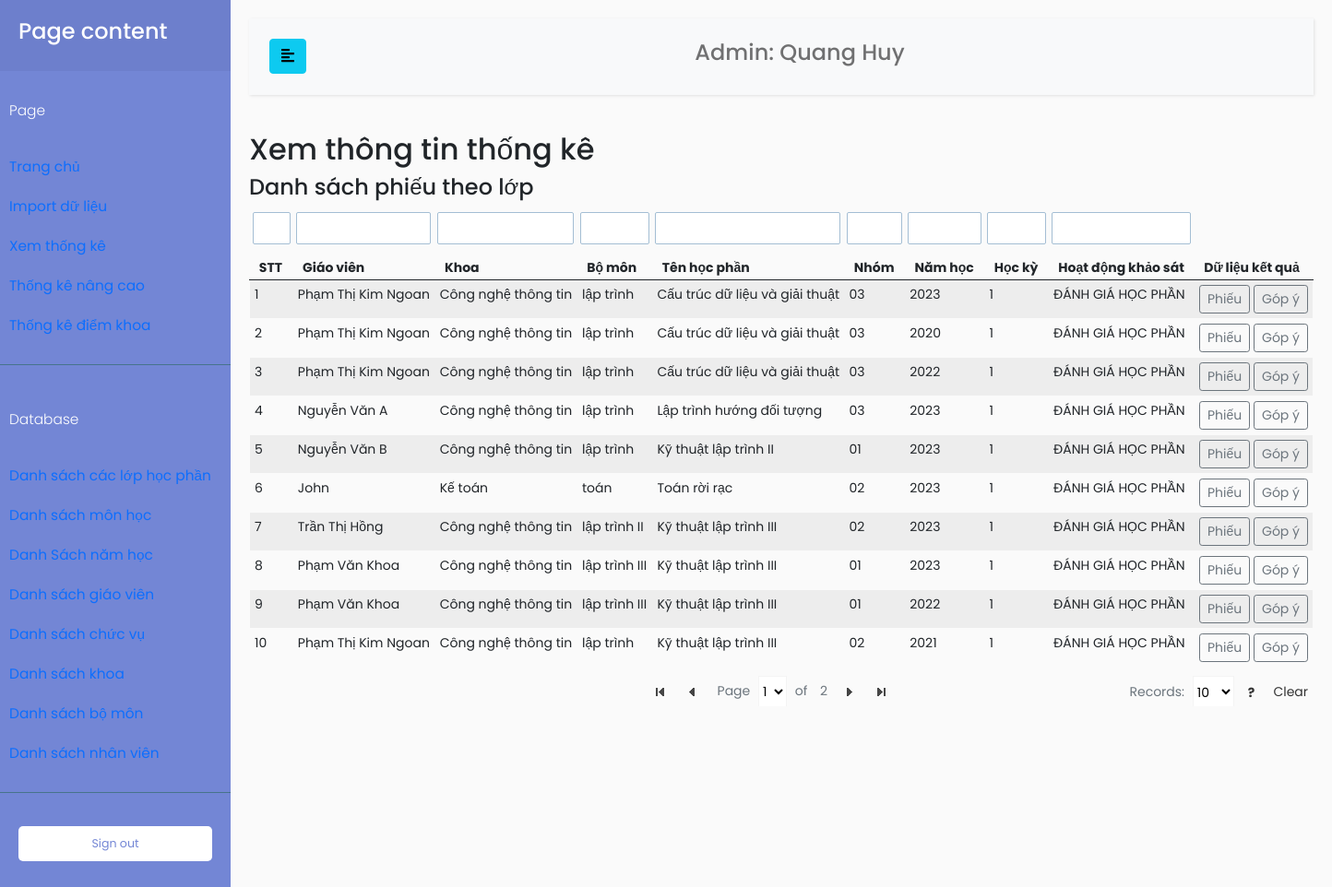
Screenshot of /index.php?TenChucVu=admin&page=calculate (signed in) with the database file from the repository.
### tables this page shows
CREATE TABLE `nhanvien` (
  `MaNhanVien` varchar(100) NOT NULL,
  `TenNhanVien` varchar(100) NOT NULL,
  `MatKhau` varchar(100) NOT NULL,
  `MaChucVu` int(11) NOT NULL
);

CREATE TABLE `lophocphan` (
  `MaLopHocPhan` int(11) NOT NULL,
  `MaHocPhan` int(11) NOT NULL,
  `MaNamHoc` int(11) NOT NULL,
  `MaHocKy` int(11) NOT NULL,
  `MaGiaoVien` int(11) NOT NULL,
  `MaNhomHocPhan` int(11) NOT NULL,
  `MaHoatDongKhaoSat` int(11) NOT NULL
);

CREATE TABLE `giaovien` (
  `MaGiaoVien` int(11) NOT NULL,
  `TenGiaoVien` varchar(100) NOT NULL,
  `MatKhau` varchar(100) NOT NULL,
  `MaChucVu` int(11) NOT NULL,
  `MaBoMon` int(11) NOT NULL
);

CREATE TABLE `bomon` (
  `MaBoMon` int(11) NOT NULL,
  `MaKhoa` int(11) NOT NULL,
  `TenBoMon` varchar(100) NOT NULL
);

CREATE TABLE `khoa` (
  `MaKhoa` int(11) NOT NULL,
  `TenKhoa` varchar(100) NOT NULL
);

CREATE TABLE `hocphan` (
  `MaHocPhan` int(11) NOT NULL,
  `MaBoMon` int(11) NOT NULL,
  `MaKhoa` int(11) NOT NULL,
  `TenHocPhan` varchar(100) NOT NULL,
  `MaDuLieuHocPhan` varchar(100) NOT NULL
);

CREATE TABLE `nhomhocphan` (
  `MaNhomHocPhan` int(11) NOT NULL,
  `TenNhomHocPhan` varchar(100) NOT NULL
);

CREATE TABLE `namhoc` (
  `MaNamHoc` int(11) NOT NULL,
  `ThoiGian` varchar(100) NOT NULL
);

CREATE TABLE `hoatdongkhaosat` (
  `MaHoatDong` int(11) NOT NULL,
  `TenHoatDong` varchar(100) NOT NULL,
  `NoiDungRutGon` varchar(100) NOT NULL
);

### database/DBController.php (called while the page is built, shortened)
<?php
class DBController
{
    protected $host = 'localhost';
    protected $user = 'root';
    protected $password = '';
    protected $database = 'quanlydanhgia';
    public function __construct()
    {
        $this->con = mysqli_connect($this->host, $this->user, $this->password, $this->database);
    }
}

### function.php (called while the page is built, shortened)
<?php
require('database/DBController.php');
require('database/Account.php');
require('database/LopHocPhan.php');
require('database/InfoSmallTable.php');
$db = new DBController();
$account = new Account($db);
$lopHocPhan = new LopHocPhan($db);
$infoSmallTable = new InfoSmallTable($db);

### database/Account.php (called while the page is built, shortened)
<?php
class Account
{
    public $db = null;
    public function __construct(DBController $db)
    {
        $this->db = $db;
    }
    public function getTenNhanVien($userID, $table = 'giaovien', $key = 'MaGiaoVien')
    {
        $result = $this->db->con->query("SELECT TenNhanVien FROM $table as tb JOIN chucvu on tb.MaChucVu = chucvu.MaChucVu WHERE $key = '{$userID}'");
        $resultArray = array();
        if ($result->num_rows > 0) {
            while ($row = $result->fetch_assoc()) {
                $resultArray[] = $row;
            }
        }
        return $resultArray[0]['TenNhanVien'];
    }
}

### database/LopHocPhan.php (called while the page is built, shortened)
<?php
class LopHocPhan
{
    public $db = null;
    public function __construct(DBController $db)
    {
        $this->db = $db;
    }
    public function getLopHocPhan()
    {
        $result = $this->db->con->query("SELECT * FROM LopHocPhan");
        $resultArr = array();
        while ($row = mysqli_fetch_array($result, MYSQLI_ASSOC)) {
            $resultArr[] = $row;
        }
        return $resultArr;
    }
}

### database/InfoSmallTable.php (called while the page is built, shortened)
<?php
class InfoSmallTable
{
    public $db = null;
    public function __construct(DBController $db)
    {
        $this->db = $db;
    }
    public function getThongTinGiaoVien($maGiaoVien, $thongTin = 'TenGiaoVien')
    {
        $result = $this->db->con->query("SELECT * FROM GiaoVien WHERE MaGiaoVien = '{$maGiaoVien}'");
        $resultArr = array();
        while ($row = mysqli_fetch_array($result, MYSQLI_ASSOC)) {
            $resultArr[] = $row;
        }
        return $resultArr[0][$thongTin];
    }
    public function getThongTinNam($maNamHoc)
    {
        $result = $this->db->con->query("SELECT ThoiGian FROM NamHoc WHERE MaNamHoc = '{$maNamHoc}'");
        $resultArr = array();
        while ($row = mysqli_fetch_array($result, MYSQLI_ASSOC)) {
            $resultArr[] = $row;
        }
        return $resultArr[0]['ThoiGian'];
    }
    public function getThongTinHocKy($maHocKy)
    {
        $result = $this->db->con->query("SELECT TenHocKy FROM HocKy WHERE MaHocKy = '{$maHocKy}'");
        $resultArr = array();
        while ($row = mysqli_fetch_array($result, MYSQLI_ASSOC)) {
            $resultArr[] = $row;
        }
        return $resultArr[0]['TenHocKy'];
    }
    public function getThongTinNhom($maNhomHocPhan)
    {
        $result = $this->db->con->query("SELECT TenNhomHocPhan FROM NhomHocPhan WHERE MaNhomHocPhan = '{$maNhomHocPhan}'");
        $resultArr = array();
        while ($row = mysqli_fetch_array($result, MYSQLI_ASSOC)) {
            $resultArr[] = $row;
        }
        if (count($resultArr) > 0) {
            return $resultArr[0]['TenNhomHocPhan'];
        }
        return NULL;
    }
    public function getThongTinHocPhan($maHocPhan, $noiDung = 'TenHocPhan')
    {
        $result = $this->db->con->query("SELECT $noiDung FROM HocPhan WHERE MaHocPhan = '{$maHocPhan}'");
        $resultArr = array();
        while ($row = mysqli_fetch_array($result, MYSQLI_ASSOC)) {
            $resultArr[] = $row;
        }
        return $resultArr[0][$noiDung];
    }
    public function getThongTinHoatDongKhaoSat($maHoatDong)
    {
        $result = $this->db->con->query("SELECT TenHoatDong FROM HoatDongKhaoSat WHERE MaHoatDong = '{$maHoatDong}'");
        $resultArr = array();
        while ($row = mysqli_fetch_array($result, MYSQLI_ASSOC)) {
            $resultArr[] = $row;
        }
        return $resultArr[0]['TenHoatDong'];
    }
    public function getThongTinBoMon($maBoMon, $thongTin = 'TenBoMon')
    {
        $result = $this->db->con->query("SELECT * FROM BoMon WHERE MaBoMon = '{$maBoMon}'");
        $resultArr = array();
        while ($row = mysqli_fetch_array($result, MYSQLI_ASSOC)) {
            $resultArr[] = $row;
        }
        return $resultArr[0][$thongTin];
    }
    public function getTenKhoa($maKhoa)
    {
        $result = $this->db->con->query("SELECT TenKhoa FROM Khoa WHERE MaKhoa = '{$maKhoa}'");
        $resultArr = array();
        while ($row = mysqli_fetch_array($result, MYSQLI_ASSOC)) {
            $resultArr[] = $row;
        }
        return $resultArr[0]['TenKhoa'];
    }
}

### page/admin/calculate/calculate.php (the view, shortened to what this page needs)
<h2>Xem thông tin thống kê</h2>
<?php
if (isset($_GET["TenChucVu"])) {
    $tenChucVu = $_GET["TenChucVu"];
    if ($tenChucVu === 'admin') {
        $thongTinLop = $lopHocPhan->getLopHocPhan();
    } elseif ($tenChucVu === 'giaovien') {
        $thongTinLop = $lopHocPhan->getLopHocPhanGiaoVien($_SESSION['MaDangNhap']);
    } elseif ($tenChucVu === 'truongbomon') {
        $maBoMon = $infoSmallTable->getThongTinGiaoVien($_SESSION['MaDangNhap'], 'MaBoMon');
        $thongTinLop = $lopHocPhan->getLopHocTrongBoMon($maBoMon);
    } elseif ($tenChucVu === 'truongkhoa') {
        $maKhoaGiaoVien = $infoSmallTable->getMaKhoaGiaoVien($_SESSION['MaDangNhap']);
        $thongTinLop = $infoSmallTable->getMonHocTrongKhoa($maKhoaGiaoVien);
    }
}
?>
<div>
    <div class="top">
        <h4>Danh sách phiếu theo lớp</h4>
    </div>
    <table class="tfilter table table-striped">
        <thead>
            <tr>
                <th>STT</th>
                <th>Giáo viên</th>
                <th>Khoa</th>
                <th>Bộ môn</th>
                <th>Tên học phần</th>
                <th>Nhóm</th>
                <th>Năm học</th>
                <th>Học kỳ</th>
                <th>Hoạt động khảo sát</th>
                <th colspan="2">Dữ liệu kết quả</th>
            </tr>
        </thead>
        <tbody>
            <?php
            $count = 1;
            foreach ($thongTinLop as $item) :
            ?>
                <tr>
                    <td>
                        <?php
                        echo $count;
                        $count++;
                        ?>
                    </td>
                    <td>
                        <?php
                        $tenGiaoVien = $infoSmallTable->getThongTinGiaoVien($item['MaGiaoVien'], 'TenGiaoVien');
                        echo $tenGiaoVien;
                        ?>
                    </td>
                    <td>
                        <?php
                        $maBoMon = $infoSmallTable->getThongTinGiaoVien($item['MaGiaoVien'], 'MaBoMon');
                        $maKhoa = $infoSmallTable->getThongTinBoMon($maBoMon, 'MaKhoa');
                        $tenKhoa = $infoSmallTable->getTenKhoa($maKhoa);
                        echo $tenKhoa;
                        ?>
                    </td>
                    <td>
                        <?php
                        $maBoMon = $infoSmallTable->getThongTinGiaoVien($item['MaGiaoVien'], 'MaBoMon');
                        $tenBoMon = $infoSmallTable->getThongTinBoMon($maBoMon, 'TenBoMon');
                        echo $tenBoMon;
                        ?>
                    </td>
                    <td>
                        <?php
                        $tenHocPhan = $infoSmallTable->getThongTinHocPhan($item['MaHocPhan'], $noidung = 'TenHocPhan');
                        echo $tenHocPhan;
                        ?>
                    </td>
                    <td>
                        <?php
                        $tenNhom = $infoSmallTable->getThongTinNhom($item['MaNhomHocPhan']);
                        echo $tenNhom;
                        ?>
                    </td>
                    <td>
                        <?php
                        $tenNamHoc = $infoSmallTable->getThongTinNam($item['MaNamHoc']);
                        echo $tenNamHoc;
                        ?>
                    </td>
                    <td>
                        <?php
                        $tenHocKy = $infoSmallTable->getThongTinHocKy($item['MaHocKy']);
                        echo $tenHocKy;
                        ?>
                    </td>
                    <td>
                        <?php
                        $tenHoatDongKhaoSat = $infoSmallTable->getThongTinHoatDongKhaoSat($item['MaHoatDongKhaoSat']);
                        echo $tenHoatDongKhaoSat;
                        ?>
                    </td>
                    <td>
                        <a href="index.php?TenChucVu=<?php echo $tenChucVu; ?>&page=htPhieu&MaLopHocPhan=<?php echo $item['MaLopHocPhan']; ?>" class="btn btn-sm btn-outline-secondary">Phiếu</a>
                        <a href="index.php?TenChucVu=<?php echo $tenChucVu; ?>&page=htGopY&MaLopHocPhan=<?php echo $item['MaLopHocPhan']; ?>" class="btn btn-sm btn-outline-secondary">Góp ý</a>
                    </td>
                </tr>
            <?php
            endforeach;
            ?>
        </tbody>
    </table>
</div>

### index.php (shortened to what this page needs)
<!doctype html>
<html lang="en">
<head>
    <link href="https://cdn.jsdelivr.net/npm/bootstrap@5.0.0-beta3/dist/css/bootstrap.min.css" rel="stylesheet">
    <link rel="stylesheet" href="//code.jquery.com/ui/1.12.1/themes/base/jquery-ui.css">
    <link href="https://ajax.googleapis.com/ajax/libs/jqueryui/1.12.1/themes/base/jquery-ui.css" rel="stylesheet" type="text/css" />
    <link href="css/dashboard.css" rel="stylesheet">
    <link href="css/customTable.css" rel="stylesheet">
    <link rel="stylesheet" href="css/sidebar.css">
</head>
<?php
require('function.php');
if ($_GET["TenChucVu"]) {
    $tenChucVu = $_GET["TenChucVu"];
}
if (isset($_GET["page"])) {
    $page = $_GET["page"];
}
$tenGiaoVien = NULL;
if ($tenChucVu === 'admin' || $tenChucVu === 'nhanvien') {
    if ($tenChucVu === 'admin') {
        $tenCV = "Admin";
    }
    $tenGiaoVien = $account->getTenNhanVien($_SESSION['MaDangNhap'], 'NhanVien', 'MaNhanVien');
}
?>
<body>
    <div class="wrapper">
        <nav id="sidebar">
            <div class="sidebar-header">
                <h4>Page content</h4>
            </div>
            <ul class="list-unstyled components">
                <p>Page</p>
                <li class="nav-item">
                    <a class="nav-link active" aria-current="page" href="index.php?TenChucVu=<?php echo $tenChucVu; ?>">
                        Trang chủ
                    </a>
                </li>
                <?php if ($tenChucVu === 'admin') : ?>
                    <li class="nav-item">
                        <a class="nav-link" href="index.php?TenChucVu=<?php echo $tenChucVu; ?>&page=data">
                            Import dữ liệu
                        </a>
                    </li>
                    <li class="nav-item">
                        <a class="nav-link" href="index.php?TenChucVu=<?php echo $tenChucVu; ?>&page=calculate">
                            Xem thống kê
                        </a>
                    </li>
                    <li class="nav-item">
                        <a class="nav-link" href="index.php?TenChucVu=<?php echo $tenChucVu; ?>&page=thongkenangcao">
                            Thống kê nâng cao
                        </a>
                    </li>
                <?php endif; ?>
                <?php if ($tenChucVu === 'truongkhoa' || $tenChucVu === 'admin') : ?>
                    <li class="nav-item">
                        <a href="index.php?TenChucVu=<?php echo $tenChucVu; ?>&page=ThongKeDiemKhoa" class=" nav-link">Thống kê điểm khoa</a>
                    </li>
                <?php endif; ?>
            </ul>
            <?php if ($tenChucVu === 'admin') : ?>
                <ul class="list-unstyled components">
                    <p>Database</p>
                    <li class="nav-item">
                        <a href="index.php?TenChucVu=<?php echo $tenChucVu; ?>&page=DBlopHocPhan" class=" nav-link">Danh sách các lớp học phần</a>
                    </li>
                    <li class="nav-item">
                        <a href="index.php?TenChucVu=<?php echo $tenChucVu; ?>&page=DBMonHoc" class=" nav-link">Danh sách môn học</a>
                    </li>
                    <li>
                        <a href="index.php?TenChucVu=<?php echo $tenChucVu; ?>&page=DBNamHoc" class=" nav-link">Danh Sách năm học</a>
                    </li>
                    <li class="nav-item">
                        <a href="index.php?TenChucVu=<?php echo $tenChucVu; ?>&page=DBGiaoVien" class=" nav-link">Danh sách giáo viên</a>
                    </li>
                    <li class="nav-item">
                        <a href="index.php?TenChucVu=<?php echo $tenChucVu; ?>&page=DBChucVu" class=" nav-link">Danh sách chức vụ</a>
                    </li>
                    <li class="nav-item">
                        <a href="index.php?TenChucVu=<?php echo $tenChucVu; ?>&page=DBKhoa" class=" nav-link">Danh sách khoa</a>
                    </li>
                    <li class="nav-item">
                        <a href="index.php?TenChucVu=<?php echo $tenChucVu; ?>&page=DBBoMon" class=" nav-link">Danh sách bộ môn</a>
                    </li>
                    <li class="nav-item">
                        <a href="index.php?TenChucVu=<?php echo $tenChucVu; ?>&page=DBNhanVien" class=" nav-link">Danh sách nhân viên</a>
                    </li>
                </ul>
            <?php endif; ?>
            <ul class="list-unstyled CTAs">
                <li>
                    <a href="login.php" class="download">Sign out </a>
                </li>
            </ul>
        </nav>
        <div id="content">
            <nav class="navbar navbar-expand-lg navbar-light bg-light">
                <div class="container-fluid">
                    <button type="button" id="sidebarCollapse" class="btn btn-info">
                        <i class="fas fa-align-left"></i>
                    </button>
                    <div class="collapse navbar-collapse" id="navbarSupportedContent">
                        <ul class="nav navbar-nav m-auto">
                            <li class="nav-item">
                                <h4><a class="nav-link" href="#"><?php echo $tenCV . ": " . $tenGiaoVien; ?></a></h4>
                            </li>
                        </ul>
                    </div>
                </div>
            </nav>
            <?php
            if (isset($page)) {
                switch ($page) {
                    case 'calculate':
                        include('page/admin/calculate/calculate.php');
                        break;
                }
            }
            ?>
        </div>
    </div>
</body>
</html>

### rows the page displays
nhanvien: TenNhanVien "Quang Huy"
lophocphan: MaGiaoVien.TenGiaoVien "Phạm Thị Kim Ngoan", MaGiaoVien.TenKhoa "Công nghệ thông tin", MaGiaoVien.TenBoMon "lập trình", MaHocPhan.TenHocPhan "Cấu trúc dữ liệu và giải thuật", MaNhomHocPhan.TenNhomHocPhan "03", MaNamHoc.ThoiGian "2023", MaHocKy "1", MaHoatDongKhaoSat.TenHoatDong "ĐÁNH GIÁ HỌC PHẦN"
lophocphan: MaGiaoVien.TenGiaoVien "Phạm Thị Kim Ngoan", MaGiaoVien.TenKhoa "Công nghệ thông tin", MaGiaoVien.TenBoMon "lập trình", MaHocPhan.TenHocPhan "Cấu trúc dữ liệu và giải thuật", MaNhomHocPhan.TenNhomHocPhan "03", MaNamHoc.ThoiGian "2020", MaHocKy "1", MaHoatDongKhaoSat.TenHoatDong "ĐÁNH GIÁ HỌC PHẦN"
lophocphan: MaGiaoVien.TenGiaoVien "Phạm Thị Kim Ngoan", MaGiaoVien.TenKhoa "Công nghệ thông tin", MaGiaoVien.TenBoMon "lập trình", MaHocPhan.TenHocPhan "Cấu trúc dữ liệu và giải thuật", MaNhomHocPhan.TenNhomHocPhan "03", MaNamHoc.ThoiGian "2022", MaHocKy "1", MaHoatDongKhaoSat.TenHoatDong "ĐÁNH GIÁ HỌC PHẦN"
lophocphan: MaGiaoVien.TenGiaoVien "Nguyễn Văn A", MaGiaoVien.TenKhoa "Công nghệ thông tin", MaGiaoVien.TenBoMon "lập trình", MaHocPhan.TenHocPhan "Lập trình hướng đối tượng", MaNhomHocPhan.TenNhomHocPhan "03", MaNamHoc.ThoiGian "2023", MaHocKy "1", MaHoatDongKhaoSat.TenHoatDong "ĐÁNH GIÁ HỌC PHẦN"
lophocphan: MaGiaoVien.TenGiaoVien "Nguyễn Văn B", MaGiaoVien.TenKhoa "Công nghệ thông tin", MaGiaoVien.TenBoMon "lập trình", MaHocPhan.TenHocPhan "Kỹ thuật lập trình II", MaNhomHocPhan.TenNhomHocPhan "01", MaNamHoc.ThoiGian "2023", MaHocKy "1", MaHoatDongKhaoSat.TenHoatDong "ĐÁNH GIÁ HỌC PHẦN"
lophocphan: MaGiaoVien.TenGiaoVien "John", MaGiaoVien.TenKhoa "Kế toán", MaGiaoVien.TenBoMon "toán", MaHocPhan.TenHocPhan "Toán rời rạc", MaNhomHocPhan.TenNhomHocPhan "02", MaNamHoc.ThoiGian "2023", MaHocKy "1", MaHoatDongKhaoSat.TenHoatDong "ĐÁNH GIÁ HỌC PHẦN"
lophocphan: MaGiaoVien.TenGiaoVien "Trần Thị Hồng", MaGiaoVien.TenKhoa "Công nghệ thông tin", MaGiaoVien.TenBoMon "lập trình II", MaHocPhan.TenHocPhan "Kỹ thuật lập trình III", MaNhomHocPhan.TenNhomHocPhan "02", MaNamHoc.ThoiGian "2023", MaHocKy "1", MaHoatDongKhaoSat.TenHoatDong "ĐÁNH GIÁ HỌC PHẦN"
lophocphan: MaGiaoVien.TenGiaoVien "Phạm Văn Khoa", MaGiaoVien.TenKhoa "Công nghệ thông tin", MaGiaoVien.TenBoMon "lập trình III", MaHocPhan.TenHocPhan "Kỹ thuật lập trình III", MaNhomHocPhan.TenNhomHocPhan "01", MaNamHoc.ThoiGian "2023", MaHocKy "1", MaHoatDongKhaoSat.TenHoatDong "ĐÁNH GIÁ HỌC PHẦN"
lophocphan: MaGiaoVien.TenGiaoVien "Phạm Văn Khoa", MaGiaoVien.TenKhoa "Công nghệ thông tin", MaGiaoVien.TenBoMon "lập trình III", MaHocPhan.TenHocPhan "Kỹ thuật lập trình III", MaNhomHocPhan.TenNhomHocPhan "01", MaNamHoc.ThoiGian "2022", MaHocKy "1", MaHoatDongKhaoSat.TenHoatDong "ĐÁNH GIÁ HỌC PHẦN"
lophocphan: MaGiaoVien.TenGiaoVien "Phạm Thị Kim Ngoan", MaGiaoVien.TenKhoa "Công nghệ thông tin", MaGiaoVien.TenBoMon "lập trình", MaHocPhan.TenHocPhan "Kỹ thuật lập trình III", MaNhomHocPhan.TenNhomHocPhan "02", MaNamHoc.ThoiGian "2021", MaHocKy "1", MaHoatDongKhaoSat.TenHoatDong "ĐÁNH GIÁ HỌC PHẦN"

### other values shown
$tenCV "Admin"
